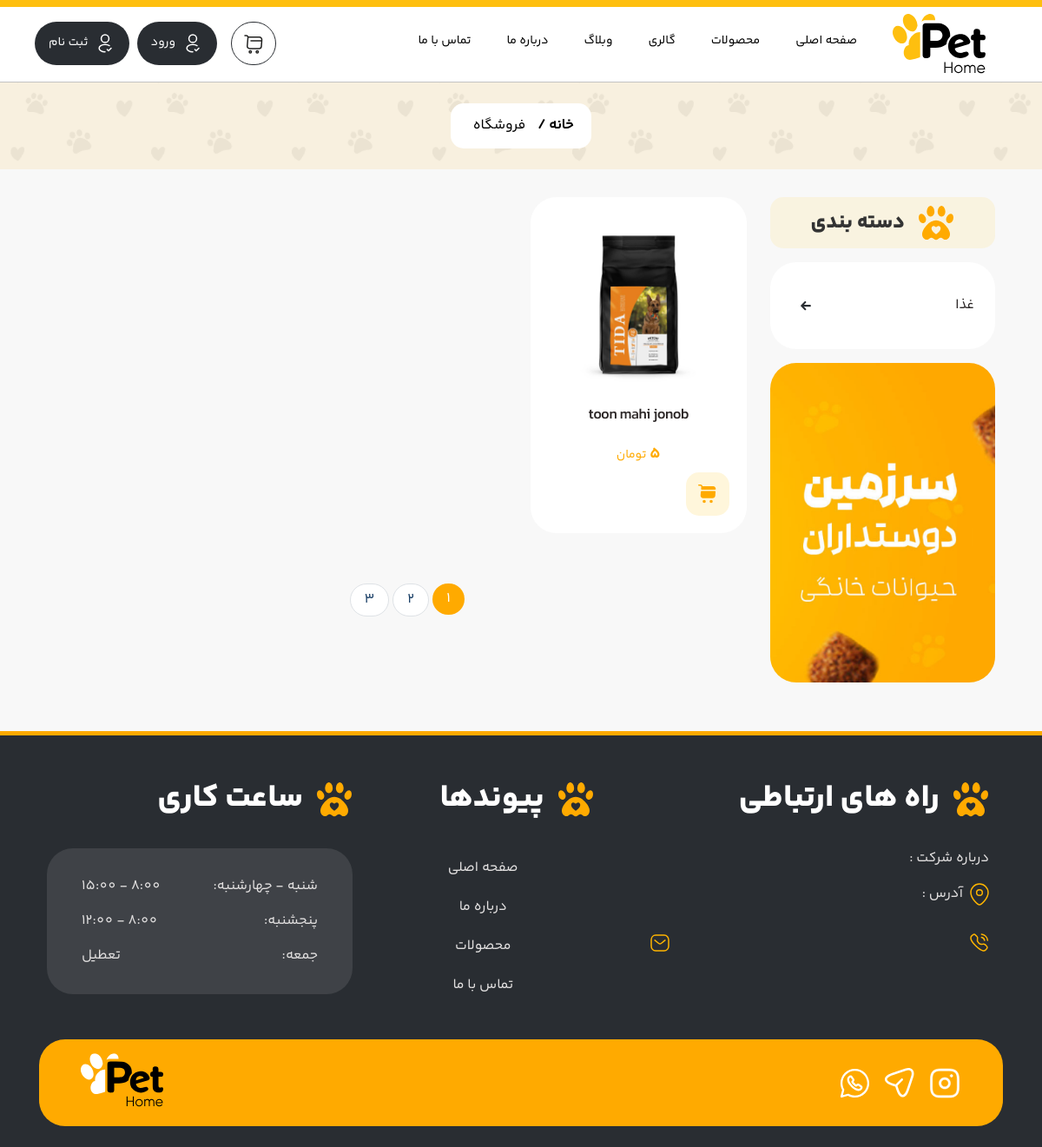
Before: /products/ with the older database file.
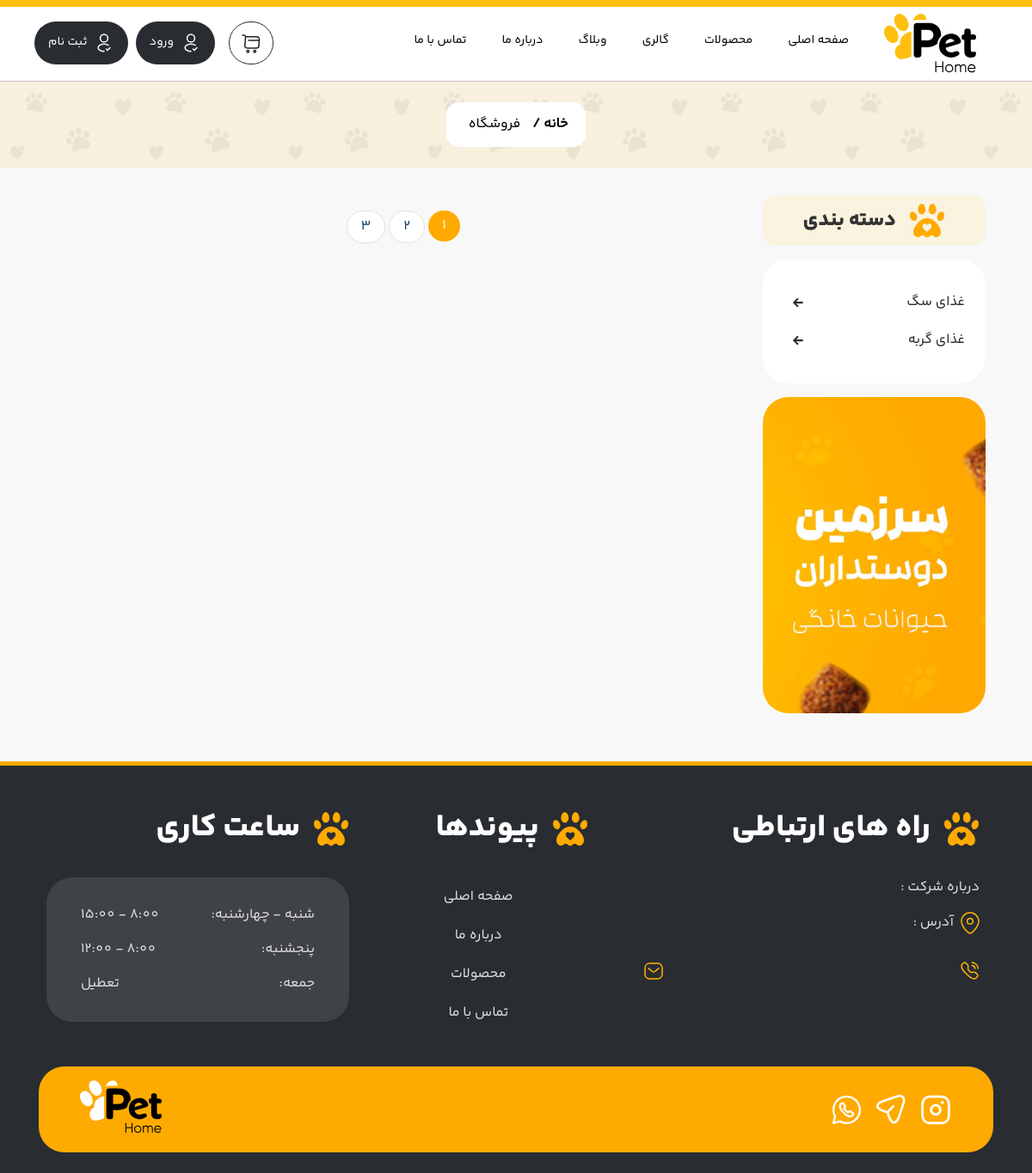
After: the same page with the newer database file.
### product_module/models.py (models this page shows, shortened)
class ProductCategory(models.Model):
    title = models.CharField(max_length=250, verbose_name="عنوان")
    url_title = models.SlugField(max_length=250 , verbose_name="عنوان در url" , null=True)
    is_active = models.BooleanField(verbose_name="فعال / غیرفعال")
    def __str__(self):
        return self.title
    class Meta:
        verbose_name = 'دسته بندی'
        verbose_name_plural = 'دسته بندی ها'

class Product(models.Model):
    name = models.CharField(max_length=250, verbose_name="نام")
    description = models.TextField(verbose_name="توضیحات")
    productcategory = models.ForeignKey(
        ProductCategory,
        on_delete=models.CASCADE,
        null=True, blank=True,
        verbose_name="دسته بندی")
    price = models.IntegerField(verbose_name="قیمت", null=True)
    count = models.IntegerField(verbose_name="تعداد")
    is_active = models.BooleanField(verbose_name="فعال / غیرفعال")
    slug = models.SlugField(verbose_name="اسلاگ", default="", null=False, blank=True, db_index=True, unique=True)
    class Meta:
        ordering = ["price"]
        verbose_name = "محصول"
        verbose_name_plural = "محصولات"

### product_module/views.py (the view)
# urls.py: path('', views.ProductView.as_view(), name="products_list"),
class ProductView(ListView):
    template_name = "products.html"
    model = Product
    paginate_by = 6
    def get_context_data(self, **kwargs):
        context = super().get_context_data(**kwargs)
        context['categories'] = ProductCategory.objects.filter(is_active=True).all()
        context['products'] = Product.objects.filter(is_active=True).all()
        return context

### product_module/templates/products.html (shortened to what this page needs)
{% extends "shared/main.html" %}
{% block content %}
    <section class="container-fluid bkg p-0">
        <div class="row">
            <div class="col-lg-12 p-0 mb-3">
                <div class="bg-package d-flex align-items-center justify-content-center">
                    <div class="breadcrumb radius15">
                        <ul class="">
                            <li><a href="{% url "home:main" %}">خانه / </a></li>
                            <li><a href="{% url "products:products_list" %}" class="current">فروشگاه</a></li>
                        </ul>
                    </div>
                </div>
            </div>
        </div>
    </section>
    <section class="container mb-4">
        <div class="row">
            <div class="col-xl-3 order-xl-0 pt-3 order-1 mb-3">
                <div class="d-flex align-items-center justify-content-center mb-3 bg-title-sidebar p-2 radius15">
                    <h3 class="mr-3">دسته بندی</h3>
                </div>
                <div class="card side-category p-4 mb-3">
                    <ul class="list-unstyled">
                        {% for item in categories %}
                            <li><a href="#"><span>{{ item }}</span></a>
                                <a href="#">
                                    <div class="arrow-cat d-flex align-items-center justify-content-center">
                                    </div>
                                </a>
                            </li>
                        {% endfor %}
                    </ul>
                </div>
                <div class="my-3 text-center">
                    <img src="/static/Img/banner-pet.png" alt="" class="radius30">
                </div>
            </div>
            <div class="col-xl-9 pt-3 order-xl-1 pl-4 order-0 mb-3">
                <div class="row">
                    {% for product in products %}
                        <div class="col-lg-4 col-md-6 mb-4">
                            <div class="card-body mb-3 text-center">
                                <a href="{% url "products:products_detail" product.slug %}">
                                    <img class="img-fluid" src="/static/Img/product-1.jpg">
                                </a>
                                <div>
                                    <h5 class="my-2 YekanBakhFaNum-SemiBold"><a class="card-pro"
                                                                                href="{% url "products:products_detail" product.slug %}">{{ product.name }}</a>
                                    </h5>
                                    <span class="color-orange YekanBakhFaNum-Bold fa18">{% if product.count %}
                                        {{ product.price }}{% else %}ناموجود{% endif %}</span>
                                    <span class="color-orange YekanBakhFaNum-Regular fa14">{% if product.count %}
                                        تومان{% endif %}</span>
                                    <div class="d-flex justify-content-between align-items-center">
                                        <div class="d-flex">
                                            <div class="add-to-cart hoverable outlined">
                                            </div>
                                        </div>
                                    </div>
                                </div>
                            </div>
                        </div>
                    {% endfor %}
                </div>
                <div class="row mt-3">
                    <div class="col-12 text-center mx-auto">
                        <ul class="pagination justify-content-center">
                            <li class="page-item active"><a class="page-link" href="#">1</a></li>
                            <li class="page-item"><a class="page-link" href="#">2</a></li>
                            <li class="page-item"><a class="page-link" href="#">3</a></li>
                        </ul>
                    </div>
                </div>
            </div>
        </div>
    </section>
{% endblock %}

### templates/shared/main.html (shortened to what this page needs)
<html dir="rtl" lang="fa-IR">
<head>
    {% include 'shared/header_links.html' %}
</head>
<body class="rtl">
<div class="main_wrap">
        {% include "shared/header.html" %}
        {% block content %}{% endblock %}
        {% include "shared/footer.html" %}
    </div>
</body>
</html>

### templates/shared/header_links.html (shortened to what this page needs)
<link href="/static/Css/Main.css" rel="stylesheet" />
<link href="/static/Css/Menu.css" rel="stylesheet" />
<link href="/static/Css/Style.css" rel="stylesheet" />
<link href="/static/Css/owl.carousel.min.css" rel="stylesheet" />
<link href="/static/Css/owl.theme.min.css" rel="stylesheet" />

### templates/shared/header.html (shortened to what this page needs)
<header class="main_header wide_header">
    <div class="header_container">
        <div class="menu_wrapper menu_sticky header-btop">
            <div class="container p_relative h86">
                <div id="navigation" class="of-drop-down of-main-menu" role="navigation">
                    <ul class="menu">
                        <li>
                            <a href="" class="current py-2">
                                <img src="/static/Img/logo.svg"/>
                            </a>
                        </li>
                        <li><a href="{% url "home:main" %}" target="">صفحه اصلی</a></li>
                        <li><a href="{% url "products:products_list" %}" target="">محصولات</a></li>
                        <li><a href="" target="">گالری</a></li>
                        <li><a href="" target="">وبلاگ</a></li>
                        <li><a href="" target="">درباره ما</a></li>
                        <li><a href="{% url "contact-us:contact-us" %}" target="">تماس با ما</a></li>
                    </ul>
                </div>
                <div class="m_login d-flex">
                    <div class="shoping-cart radius30">
                        <a href="">
                        </a>
                    </div>
                    {% if request.user.is_authenticated %}
                        <div class="login px-3 py-2 radius55 d-flex align-items-center">
                            <svg width="24" height="24" viewBox="0 0 24 24" fill="none"
                                 xmlns="http://www.w3.org/2000/svg">
                                <path d="M14.4399 19.05L15.9599 20.57L18.9999 17.53" stroke="white" stroke-width="1.5"
                                      stroke-linecap="round" stroke-linejoin="round"/>
                                <path
                                    d="M12.1601 10.87C12.0601 10.86 11.9401 10.86 11.8301 10.87C9.4501 10.79 7.5601 8.84 7.5601 6.44C7.5501 3.99 9.5401 2 11.9901 2C14.4401 2 16.4301 3.99 16.4301 6.44C16.4301 8.84 14.5301 10.79 12.1601 10.87Z"
                                    stroke="white" stroke-width="1.5" stroke-linecap="round" stroke-linejoin="round"/>
                                <path
                                    d="M11.99 21.8099C10.17 21.8099 8.36004 21.3499 6.98004 20.4299C4.56004 18.8099 4.56004 16.1699 6.98004 14.5599C9.73004 12.7199 14.24 12.7199 16.99 14.5599"
                                    stroke="white" stroke-width="1.5" stroke-linecap="round" stroke-linejoin="round"/>
                            </svg>
                            <a class="mr-2" href="{% url "account:log_out" %}">{{ request.user.first_name }} {{ request.user.last_name }}</a>
                        </div>
                        &nbsp;
                        {% else %}
                        <div class="login px-3 py-2 radius55 d-flex align-items-center">
                            <a class="mr-2" href="{% url "account:login" %}">ورود</a>
                        </div>
                        <div class="login px-3 py-2 radius55 d-flex align-items-center">
                            <a class="mr-2" href="{% url "account:signup" %}">ثبت نام</a>
                        </div>
                    {% endif %}
                </div>
            </div>
        </div>
    </div>
</header>

### templates/shared/footer.html (shortened to what this page needs)
<footer class="footer-parent pt-4 pb-4">
    <div class="container footer-wrap">
        <div class="row py-3">
            <div class="col-lg-5 col-md-6 col-sm-12 px-md-3 mb-4 pl-lg-5">
                <div class="d-flex align-items-center mb-4">
                    <h2 class="mr-3 color-white">راه های ارتباطی</h2>
                </div>
                <div class="mb-2 text-right">
                    <p>درباره شرکت : {{ setting.info }}</p>
                    <div class="d-flex align-items-center my-3">
                        <p class="mr-2">آدرس : {{ setting.address }}</p>
                    </div>
                    <div class="d-flex justify-content-between">
                        <div class="d-flex align-items-center my-3">
                        </div>
                        <div class="d-flex align-items-center my-3">
                        </div>
                    </div>
                </div>
            </div>
            <div class="col-lg-3 col-md-6 col-sm-6 mb-4">
                <div class="d-flex align-items-center mb-4">
                    <h2 class="mr-3 color-white">پیوندها</h2>
                </div>
                <ul class="footer-category text-center">
                    <li>
                        <a href="">صفحه اصلی</a>
                    </li>
                    <li>
                        <a href="">درباره ما</a>
                    </li>
                    <li>
                        <a href="">محصولات</a>
                    </li>
                    <li>
                        <a href="">تماس با ما</a>
                    </li>
                </ul>
            </div>
            <div class="col-lg-4 col-md-6  col-sm-12 mb-4">
                <div class="d-flex align-items-center mb-4">
                    <h2 class="mr-3 color-white">ساعت کاری</h2>
                </div>
                <div class=" mb-2 text-right">
                    <div class="bg-clock p-4 radius30">
                        <div class="clock-pet px-3 py-2">
                            <p>شنبه - چهارشنبه:</p>
                            <p>8:00 - 15:00</p>
                        </div>
                        <div class="clock-pet px-3 py-2">
                            <p>پنجشنبه:</p>
                            <p>8:00 - 12:00</p>
                        </div>
                        <div class="clock-pet px-3 py-2">
                            <p>جمعه:</p>
                            <p>تعطیل</p>
                        </div>
                    </div>
                </div>
            </div>
        </div>
        <div class="d-flex align-items-center justify-content-between copyright py-3 px-5 radius30">
            <div class="media-icone d-flex align-items-center">
            </div>
            <div class="text-left logo-footer">
                <img src="/static/Img/footer-logo.svg" alt="">
            </div>
        </div>
    </div>
</footer>

### static/Css/Menu.css (style rules this page uses)
.of-main-menu { position: relative; display: block; vertical-align: middle; width: 100%; font-family: YekanBakhFaNum-Regular; z-index: 96; }
.of-main-menu ul li { position: relative; display: inline-block; float: right; background-repeat: no-repeat; background-position: right }
.of-main-menu ul li a { font-size: 13px }
.of-main-menu>ul { display: inline-block; vertical-align: middle; }
.of-main-menu>ul>li>a { position: relative; display: inline-block; padding: 0; vertical-align: middle; color: #000; background-color: transparent; -webkit-transition: color 0.2s ease-out; -moz-transition: color 0.2s ease-out; transition: color 0.2s ease-out; font-size: 14px; }
.of-main-menu>ul>li>a:before { height: 2px; bottom: 0 }
.of-main-menu>ul>li>a:after { height: 1px; bottom: 4px }
.of-main-menu>ul>li>a { display: block; position: relative }
.of-main-menu>ul>li>a { display: inline-block; padding: 10px 20px; border-width: 0; position: relative; border-color: transparent; background-color: transparent; -webkit-transition: text-decoration 0.2s ease-out, border-color 0.2s ease-out, background-color 0.2s ease-out; transition: text-decoration 0.2s ease-out, border-color 0.2s ease-out, background-color 0.2s ease-out }
.of-main-menu>ul>li>a:before, .of-main-menu>ul>li>a:after { content: ""; display: none; position: absolute; left: 0; background-color: transparent; -webkit-transition: background-color 0.15s ease-out; transition: background-color 0.15s ease-out; width: 100% }
.of-main-menu>ul>li>a:before { bottom: 0; height: 2px }
.of-drop-down ul li { position: relative }
.of-drop-down>ul>li:first-child { margin-right: 0px }
.of-drop-down>ul>li:before { content: ''; line-height: inherit; vertical-align: middle; display: inline-block; height:80px; width: 1px; position: relative; right: -2px; }
.of-drop-down>ul>li:first-child:before { content: none }
header.main_header { border-bottom: 1px solid #C3C3C2; position: relative; padding-top: 50px; }
header.wide_header { padding:0 }
.p_relative { position: relative; }
.header_container { background-color:#fff; border-radius: 10px; position: relative; z-index: 98; }
header.wide_header .header_container ,header.wide_header .menu_wrapper ,header.wide_header .m_login { border-radius:0 }
.m_login { font-size: 14px; position: absolute; left: 0px; top:20%; height: 50px; cursor: pointer; color: #000; border-radius: 0 0 0 10px; text-align: center; z-index: 97; }
.wide_header .m_login { left: 10px; }
.login { background-color: #292D32; color: #fff; }
.login a { color: #fff; }
.shoping-cart { border: 1px solid #292D32; padding: 0.80rem; margin-left: 1rem; }

Changed rows visible on the page:
removed Product: name "toon mahi jonob", price "5", count "تومان"
changed ProductCategory: title "غذا" → "غذای سگ"
added ProductCategory: title "غذای گربه"
